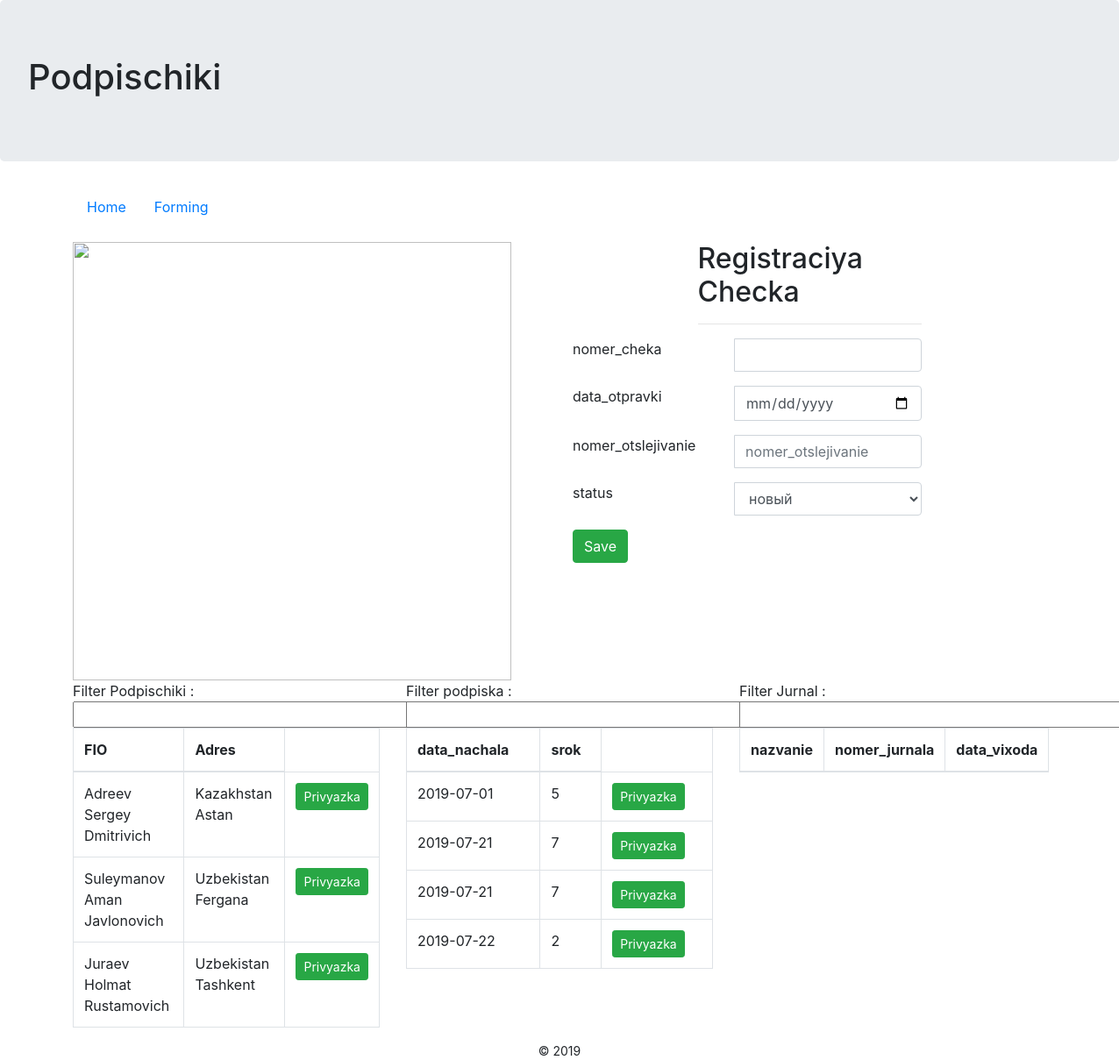
Page /view.php on the earlier database version.
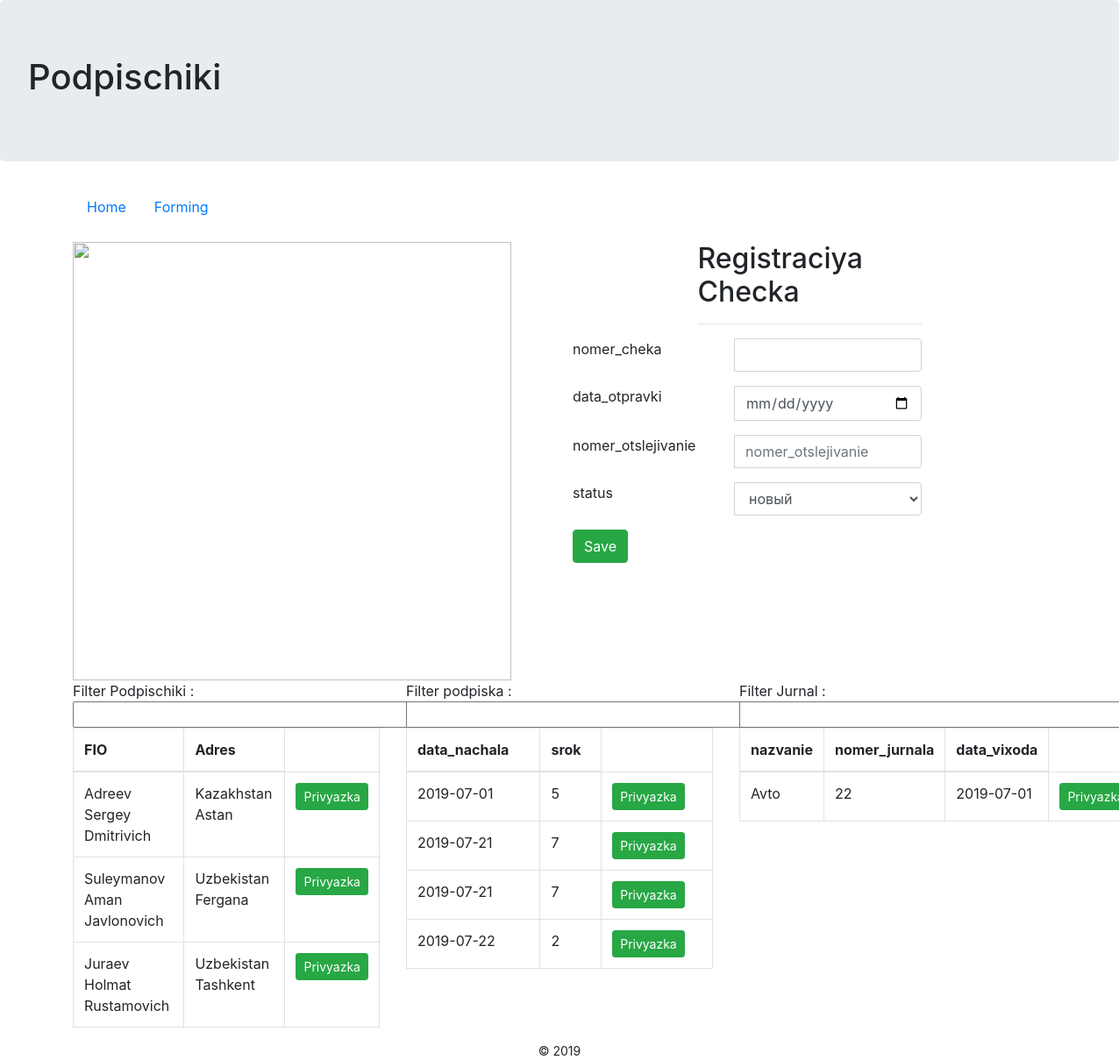
Same page on the later database version.
### tables this page shows
CREATE TABLE IF NOT EXISTS `podpischik` (
  `id` int(11) NOT NULL AUTO_INCREMENT,
  `fio` varchar(255) DEFAULT NULL,
  `adres` varchar(255) DEFAULT NULL,
  PRIMARY KEY (`id`)
);

CREATE TABLE IF NOT EXISTS `podpiska` (
  `id` int(11) NOT NULL AUTO_INCREMENT,
  `data_nachala` date DEFAULT NULL,
  `srok` int(11) DEFAULT NULL,
  PRIMARY KEY (`id`)
);

CREATE TABLE IF NOT EXISTS `jurnal` (
  `id` int(11) NOT NULL AUTO_INCREMENT,
  `nazvanie` varchar(255) DEFAULT NULL,
  `nomer_jurnala` int(11) DEFAULT NULL,
  `data_vixoda` date DEFAULT NULL,
  PRIMARY KEY (`id`)
);

### includes/a_config.php (called while the page is built, shortened)
<?php
	$servername = "localhost";
	$database = "check";
	$username = "root";
	$password = "netproduct25";
	$conn = mysqli_connect($servername, $username, $password, $database);
	switch ($_SERVER["SCRIPT_NAME"]) {
		case "/view.php":
			$filename = mysqli_real_escape_string($conn, $_GET['file']);
			$chek_otpravki = [];
			$sql = "SELECT * FROM chek_otpravki WHERE filename='".$filename."' limit 1";
			$result = mysqli_query($conn, $sql) or die(mysql_error());
			if ($result->num_rows==1) {
				$chek_otpravki['status'] = 1;
				while ($row = $result->fetch_array(MYSQLI_ASSOC)) {
					$chek_otpravki['data'][] = $row;
				}
			} else {
				$chek_otpravki['status'] = 2;
				$chek_otpravki['data'] = [];
			}
			$sql = "SELECT * FROM podpischik";
			$result = mysqli_query($conn, $sql) or die(mysql_error());
			$podpischik = [];
			while ($row = $result->fetch_array(MYSQLI_ASSOC)) {
				$podpischik[] = $row;
			}
			$sql = "SELECT * FROM podpiska";
			$result = mysqli_query($conn, $sql) or die(mysql_error());
			$podpiska = [];
			while ($row = $result->fetch_array(MYSQLI_ASSOC)) {
				$podpiska[] = $row;
			}
			$sql = "SELECT * FROM jurnal";
			$result = mysqli_query($conn, $sql) or die(mysql_error());
			$jurnal = [];
			while ($row = $result->fetch_array(MYSQLI_ASSOC)) {
				$jurnal[] = $row;
			}
			$CURRENT_PAGE = "View";
			break;
	}
?>

### view.php (the view, shortened to what this page needs)
<?php include("includes/a_config.php");?>
<!DOCTYPE html>
<html>
<head>
	<?php include("includes/head-tag-contents.php");?>
</head>
<body>
<?php include("includes/design-top.php");?>
<?php include("includes/navigation.php");?>
<div class="container" id="main-content">
	<div class="row">
		<div class="col-sm">
			<img src="/skans/<?php echo $_GET['file'];?>" alt="<?php echo $_GET['file'];?>" width="500" height="500"/>
		</div>
		<div class="col-sm">
			<form class="form-horizontal" id="check_otpravki_reg">
		        <div class="row">
		            <div class="col-md-3"></div>
		            <div class="col-md-6">
		                <h2>Registraciya Checka</h2>
		                <hr>
		            </div>
		        </div>
		        <div class="row">
		            <div class="col-md-3 field-label-responsive">
		                <label for="nomer_cheka">nomer_cheka</label>
		            </div>
		            <div class="col-md-6">
		                <div class="form-group">
		                    <div class="input-group mb-2 mr-sm-2 mb-sm-0">
		                      <div class="input-group-addon" style="width: 2.6rem"><i class="fa fa-user"></i></div>
		                      <input type="text" name="nomer_cheka" class="form-control" id="nomer_cheka" value="<?php echo ($chek_otpravki['status']==1?$chek_otpravki['data'][0]['nomer_cheka']:'');?>" required autofocus>
		                    </div>
		                </div>
		            </div>
		        </div>
		        <div class="row">
		            <div class="col-md-3 field-label-responsive">
		                <label for="data_otpravki">data_otpravki</label>
		            </div>
		            <div class="col-md-6">
		                <div class="form-group">
		                    <div class="input-group mb-2 mr-sm-2 mb-sm-0">
		                        <div class="input-group-addon" style="width: 2.6rem"><i class="fa fa-at"></i></div>
		                        <input type="date" name="data_otpravki" class="form-control" id="data_otpravki"
		                               placeholder="Data otpravki"  value="<?php echo ($chek_otpravki['status']==1?$chek_otpravki['data'][0]['data_otpravki']:'');?>" required autofocus>
		                    </div>
		                </div>
		            </div>
		        </div>
		        <div class="row">
		            <div class="col-md-3 field-label-responsive">
		                <label for="nomer_otslejivanie">nomer_otslejivanie</label>
		            </div>
		            <div class="col-md-6">
		                <div class="form-group has-danger">
		                    <div class="input-group mb-2 mr-sm-2 mb-sm-0">
		                        <div class="input-group-addon" style="width: 2.6rem"><i class="fa fa-key"></i></div>
		                        <input type="number" name="nomer_otslejivanie" class="form-control" id="nomer_otslejivanie"
		                               placeholder="nomer_otslejivanie"  value="<?php echo ($chek_otpravki['status']==1?$chek_otpravki['data'][0]['nomer_otslejivanie']:'');?>" required>
		                    </div>
		                </div>
		            </div>
		        </div>
		        <div class="row">
		            <div class="col-md-3 field-label-responsive">
		                <label for="status">status</label>
		            </div>
		            <div class="col-md-6">
		                <div class="form-group">
		                    <div class="input-group mb-2 mr-sm-2 mb-sm-0">
		                        <div class="input-group-addon" style="width: 2.6rem">
		                        </div>
		                        <select name="status" class="form-control"
		                               id="status" placeholder="Password" required>
<?php foreach(['новый','внесенный','ошибочный'] as $row ):?>
		                        	<option value="<?php echo $row;?>" <?php echo ($chek_otpravki['status']==1?($chek_otpravki['data'][0]['status']==$row?'selected':''):'');?>><?php echo $row;?></option>
<?php endforeach;?>
		                        </select>
		                    </div>
		                </div>
		            </div>
		        </div>
		        <div class="row">
		            <div class="col-md-6">
		                <button type="submit" class="btn btn-success">Save</button>
		            </div>
		            <div class="col-md-3" id="notify"></div>
		        </div>
		    </form>
		</div>
	</div>
	<div class="row">
	<div class="col-sm-4">
		Filter Podpischiki :
		<input id="podpischik_search" name="podpischik_search" size="40" />
		<table id="podpischik" class="table table-bordered">
		    <thead>
		        <th>FIO</th>
		        <th>Adres</th>
		    </thead>
		    <tbody id="podpischik_body">
<?php foreach($podpischik as $row ):?>
		        <tr>
		            <td><?php echo $row['fio'];?></td>
		            <td><?php echo $row['adres'];?></td>
		            <td><button class="btn btn-sm btn-success" onclick="relate(this,'<?php echo $row['id'];?>','podpischik','<?php echo $chek_otpravki['data'][0]['id'];?>')"
		            	<?php echo ($chek_otpravki['status']==1?($row['id']==$chek_otpravki['data'][0]['podpischik']?'disabled':''):'');?>>Privyazka</button></td>
		        </tr>
<?php endforeach;?>
		    </tbody>
		</table>
	</div>
	<div class="col-sm-4">
		Filter podpiska :
		<input id="podpiska_search" name="podpiska_search" size="40" />
		<table id="podpiska" class="table table-bordered">
		    <thead>
		        <th>data_nachala</th>
		        <th>srok</th>
		    </thead>
		    <tbody id="podpiska_body">
<?php foreach($podpiska as $row ):?>
		        <tr>
		            <td><?php echo $row['data_nachala'];?></td>
		            <td><?php echo $row['srok'];?></td>
		            <td><button class="btn btn-sm btn-success" onclick="relate(this,'<?php echo $row['id'];?>','podpiska','<?php echo $chek_otpravki['data'][0]['id'];?>')"
		            	<?php echo ($chek_otpravki['status']==1?($row['id']==$chek_otpravki['data'][0]['podpiska']?'disabled':''):'');?>>Privyazka</button></td>
		        </tr>
<?php endforeach;?>
		    </tbody>
		</table>
	</div>
	<div class="col-sm-4">
		Filter Jurnal :
		<input id="jurnal_search" name="jurnal_search" size="40" />
		<table id="jurnal" class="table table-bordered">
		    <thead>
		        <th>nazvanie</th>
		        <th>nomer_jurnala</th>
		        <th>data_vixoda</th>
		    </thead>
		    <tbody id="jurnal_body">
<?php foreach($jurnal as $row ):?>
		        <tr>
		            <td><?php echo $row['nazvanie'];?></td>
		            <td><?php echo $row['nomer_jurnala'];?></td>
		            <td><?php echo $row['data_vixoda'];?></td>
		            <td><button class="btn btn-sm btn-success" onclick="relate(this,'<?php echo $row['id'];?>','jurnal','<?php echo $chek_otpravki['data'][0]['id'];?>')"
		            	<?php echo ($chek_otpravki['status']==1?($row['id']==$chek_otpravki['data'][0]['jurnal']?'disabled':''):'');?>>Privyazka</button></td>
		        </tr>
<?php endforeach;?>
		    </tbody>
		</table>
	</div>
	</div>
</div>
<?php include("includes/footer.php");?>
</body>
</html>

### includes/head-tag-contents.php (shortened to what this page needs)
<link rel="stylesheet" type="text/css" href="https://maxcdn.bootstrapcdn.com/bootstrap/4.0.0/css/bootstrap.min.css">

### includes/design-top.php
<div class="jumbotron">
	<h1>Podpischiki</h1>
</div>

### includes/navigation.php
<div class="container">
	<ul class="nav nav-pills">
	  <li class="nav-item">
	    <a class="nav-link <?php if ($CURRENT_PAGE == "Index") {?>active<?php }?>" href="index.php">Home</a>
	  </li>
	  <li class="nav-item">
	    <a class="nav-link <?php if ($CURRENT_PAGE == "Forming") {?>active<?php }?>" href="forming.php">Forming</a>
	  </li>
	</ul>
</div>

### includes/footer.php (shortened to what this page needs)
<div class="footer">
	&copy; <?php print date("Y");?>
</div>

### includes/head-tag-contents.php (style rules this page uses)
#main-content { margin-top:20px; }
.footer { font-size: 14px; text-align: center; }

Differences in the rows shown:
added jurnal: nazvanie "Avto", nomer_jurnala "22", data_vixoda "2019-07-01"
